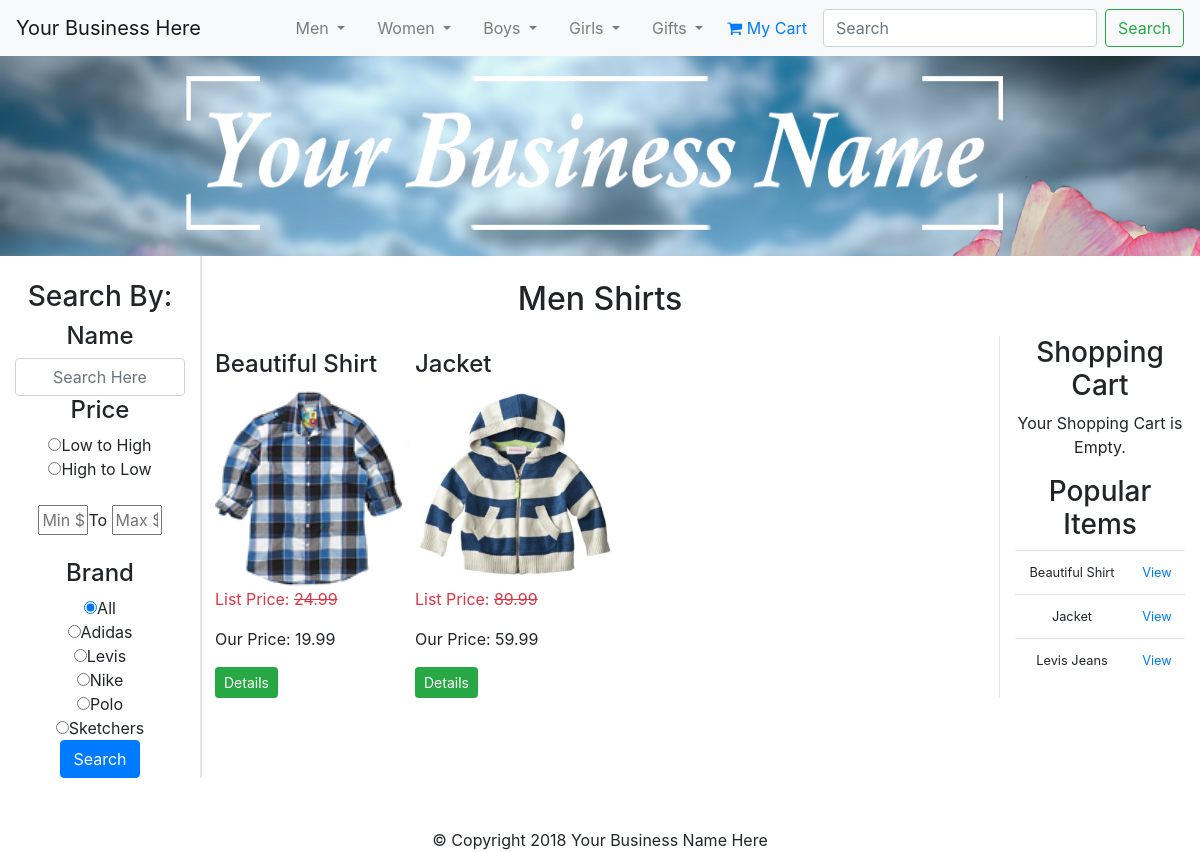
/category.php?cat=5, run on the app's committed database.
### tables this page shows
CREATE TABLE IF NOT EXISTS `categories` (
  `id` int(11) NOT NULL AUTO_INCREMENT,
  `category` varchar(255) NOT NULL,
  `parent` int(11) NOT NULL DEFAULT '0',
  PRIMARY KEY (`id`)
);

CREATE TABLE IF NOT EXISTS `brand` (
  `id` int(11) NOT NULL AUTO_INCREMENT,
  `brand` varchar(255) NOT NULL,
  PRIMARY KEY (`id`)
);

CREATE TABLE IF NOT EXISTS `products` (
  `id` int(11) NOT NULL AUTO_INCREMENT,
  `title` varchar(255) NOT NULL,
  `price` decimal(10,2) NOT NULL,
  `list_price` decimal(10,2) NOT NULL,
  `brand` int(11) NOT NULL,
  `categories` varchar(255) NOT NULL,
  `image` text NOT NULL,
  `description` text NOT NULL,
  `featured` tinyint(4) NOT NULL DEFAULT '0',
  `sizes` text NOT NULL,
  `deleted` tinyint(4) NOT NULL DEFAULT '0',
  `sounds_like` varchar(255) NOT NULL,
  PRIMARY KEY (`id`)
);

### helpers/helpers.php (called while the page is built, shortened)
<?php
	function sanitize($dirty) {
		return htmlentities($dirty, ENT_QUOTES, "UTF-8");
	}
	function get_catergories($childId){
		global $db;
		$id = sanitize($childId);
		$sql = "SELECT p.id AS 'pid', p.category AS 'parent', c.id
		AS 'cid', c.category AS 'child' FROM categories c
		INNER JOIN categories p
		ON c.parent = p.id
		WHERE c.id = '{$id}'";
		$query = $db->query($sql);
		$category = mysqli_fetch_assoc($query);
		return $category;
	}

### category.php (the view)
<?php
	require_once 'core/init.php';
	include 'includes/head.php';
	include 'includes/navigation.php';
	include 'includes/header-partial.php';
  if(isset($_GET['cat'])){
    $cat_id = sanitize($_GET['cat']);
  }else{
    $cat_id = '';
  }
	$sql = "SELECT * FROM products WHERE categories = '{$cat_id}'";
	$products = $db->query($sql);
  $category = get_catergories($cat_id);
?>
<div class="row">
<?php include 'includes/leftbar.php'; ?>
	<div class="col-md-8">
				<br />
				<h2 class="text-center"><?=$category['parent']. ' ' . $category['child'];?></h2>
				<br />
		<div class="row">
			<?php while($product = mysqli_fetch_assoc($products)) : ?>
			<div class="col-md-3">
				<h4><?php echo $product['title']; ?></h4>
				<?php $photos = explode(',', $product['image']); ?>
				<img class="img-thumb" src="<?= $photos[0]; ?>" alt="<?php echo $product['title']; ?>">
				<p class="list-price text-danger">List Price: <s><?php echo $product['list_price']; ?></s></p>
				<p class="price">Our Price: <?php echo $product['price']; ?></p>
				<button type="button" class="btn btn-sm btn-success" onclick="detailsmodal(<?php echo $product['id']; ?>)">Details</button>
			</div>
			<?php endwhile; ?>
		</div>
	</div>
	<?php include 'includes/rightbar.php';
?>
</div>
<?php
	include 'includes/footer.php';
?>

### includes/navigation.php (shortened to what this page needs)
<?php
	$sql = "SELECT * FROM categories WHERE parent = 0";
	$pquery = $db->query($sql);
?>
<nav class="navbar navbar-expand-lg navbar-light bg-light">
		<a class="navbar-brand" href="index.php">Your Business Here</a>
  <div class="collapse navbar-collapse" id="navbarSupportedContent">
    <ul class="navbar-nav ml-auto">
			<?php while($parent = mysqli_fetch_assoc($pquery)) : ?>
			<li class="nav-item dropdown">
				<a href="#" class="nav-link dropdown-toggle" id="navbarDropdown" role="button" data-toggle="dropdown" aria-haspopup="true" aria-expanded="false"><?php echo $parent['category']; ?> <span class="caret"></span></a>
			</li>
			<?php endwhile; ?>
			<li style="margin-top:.5em; padding-right: 1em;"><a href="cart.php"><i class="fa fa-shopping-cart" aria-hidden="true"></i> My Cart </a></li>
		</ul>
    <form action="search.php" method="post" class="form-inline my-2 my-lg-0">
      <input name="search_name" class="form-control mr-sm-2" type="search" placeholder="Search" aria-label="Search">
      <button class="btn btn-outline-success my-2 my-sm-0" type="submit">Search</button>
    </form>
  </div>
</nav>

### includes/widgets/filters.php (shortened to what this page needs)
<?php
	require_once 'core/init.php';
  $price_sort = ((isset($_REQUEST['price_sort']))?sanitize($_REQUEST['price_sort']): '');
  $min_price = ((isset($_REQUEST['min_price']))?sanitize($_REQUEST['min_price']): '');
  $max_price = ((isset($_REQUEST['max_price']))?sanitize($_REQUEST['max_price']): '');
  $brand = ((isset($_REQUEST['brand']))?sanitize($_REQUEST['brand']): '');
  $brand_query = $db->query("SELECT * FROM brand ORDER BY brand");
  ?>
  <br />
  <h3 class="text-center">Search By:</h3>
  <h4 class="text-center">Name</h4>
  <form action="search.php" method="post">
    <input class="form-control text-center" type="text" name="search_name" placeholder="Search Here">
    <h4 class="text-center">Price</h4>
    <input type="radio" name="price_sort" value="low"
    <?=(($price_sort == 'low')?' checked':'');?>>Low to High<br />
    <input type="radio" name="price_sort" value="high"
    <?=(($price_sort == 'high')?' checked':'');?>>High to Low<br />
    <br />
    <input type="text" name="min_price" class="price-range" placeholder="Min $" value="<?=$min_price;?>">To
    <input type="text" name="max_price" class="price-range" placeholder="Max $" value="<?=$max_price;?>"><br /><br />
    <h4 class="text-center">Brand</h4>
    <input type="radio" name="brand" value=""<?=(($brand == '')?' checked':'');?>>All<br />
    <?php while($brand_name = mysqli_fetch_assoc($brand_query)): ?>
      <input type="radio" name="brand" value="<?=$brand_name['id']?>"<?=(($brand == $brand_name['id'])?' checked':'')?>><?=$brand_name['brand'];?><br />
    <?php endwhile; ?>
    <input type="submit" value="Search" class="btn btn-xs btn-primary">
  </form>

### includes/widgets/recent.php
<h3 class="text-center">Popular Items</h3>
<?php
  $trans_query = $db->query("SELECT * FROM cart WHERE paid = 1 ORDER BY id DESC LIMIT 5");
  $results = array();
  while($row = mysqli_fetch_assoc($trans_query)){
    $results[] = $row;
  }
  $row_count = $trans_query->num_rows;
  $used_ids = array();
  for($i=0;$i<$row_count;$i++){
    $json_items = $results[$i]['items'];
    $items = json_decode($json_items, true);
    foreach ($items as $item) {
      if(!in_array($item['id'], $used_ids)){
      $used_ids[] = $item['id'];
    }
    }
}
?>
<div id="recent_widget">
  <table class="table table-condensed">
    <?php foreach ($used_ids as $id):
      $product_query = $db->query("SELECT id, title FROM products WHERE id = '{$id}'");
      $product = mysqli_fetch_assoc($product_query);
      ?>
      <tr>
        <td><?=substr($product['title'],0,15);?></td>
        <td><a class="text-primary" onclick="detailsmodal('<?=$product['id'];?>')">View</a></td>
      </tr>
    <?php endforeach; ?>
  </table>
</div>

### css/main.css (style rules this page uses)
.navbar ul li { padding-right: 1.0em; }
.img-thumb { width: auto; height: 200px; }
#recent_widget td { text-align: center; font-size: .8em; }
.price-range { max-width: 50px; }

### data on the page
categories: category "Men", categories.category "Shirts"
categories: category "Women"
categories: category "Boys"
categories: category "Girls"
categories: category "Gifts"
brand: brand "Adidas"
brand: brand "Levis"
brand: brand "Nike"
brand: brand "Polo"
brand: brand "Sketchers"
products: title "Beautiful Shirt", image (picture), list_price "24.99", price "19.99"
products: title "Jacket", image (picture), list_price "89.99", price "59.99"
products: title "Levis Jeans"
